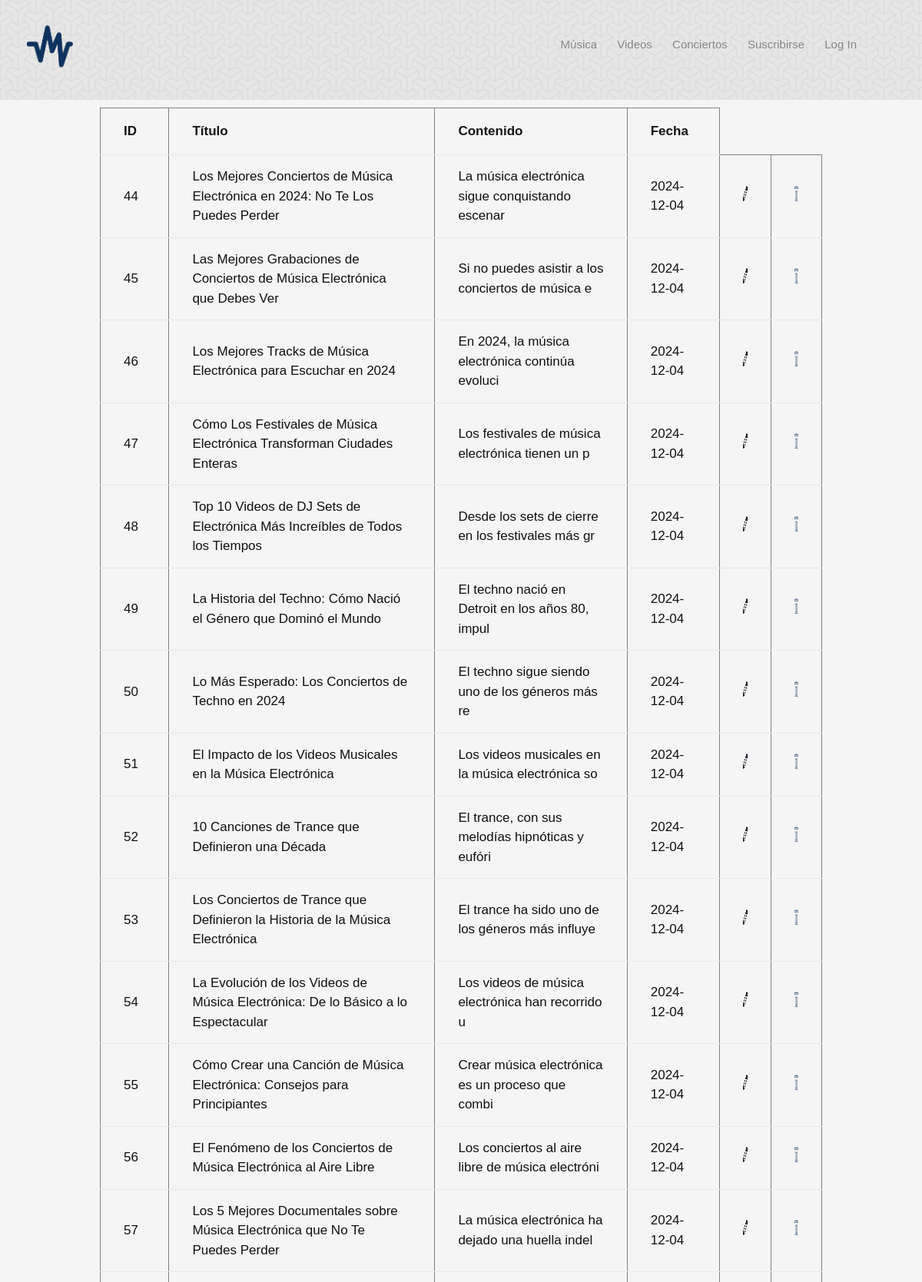
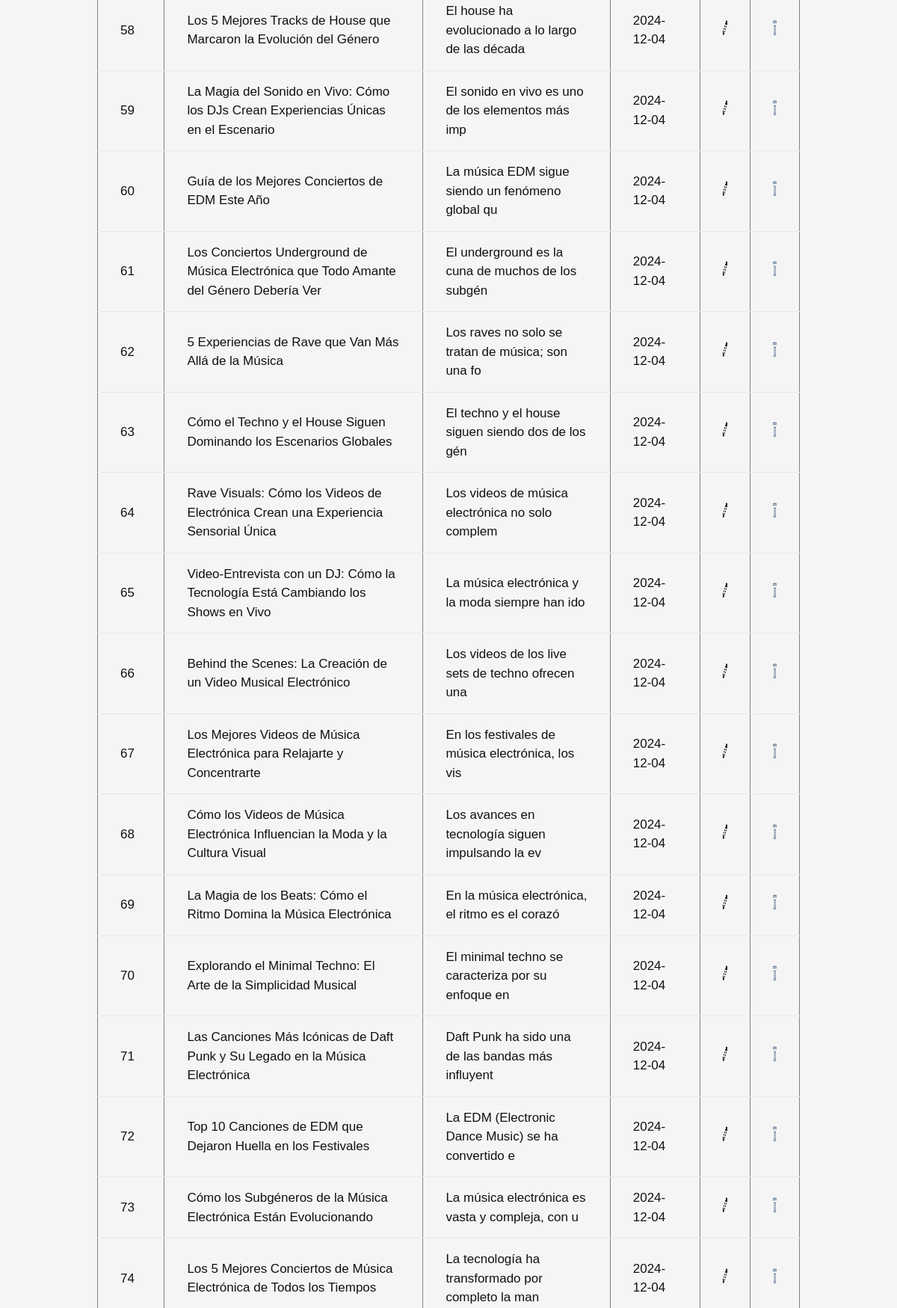
The app's page /administrar_blog.php (upper part) with its own data (2 pictures, top to bottom).
### tables this page shows
CREATE TABLE IF NOT EXISTS `entradas` (
  `id_entrada` int NOT NULL AUTO_INCREMENT,
  `id_autor` int NOT NULL,
  `titulo_entrada` text NOT NULL,
  `contenido_entrada` text NOT NULL,
  `fecha_creacion_entrada` date NOT NULL,
  `categoria_entrada` enum('musica','video','concierto') NOT NULL,
  `video` varchar(250) DEFAULT NULL,
  `musica` varchar(250) DEFAULT NULL,
  `imagen` varchar(250) DEFAULT NULL,
  PRIMARY KEY (`id_entrada`),
  KEY `fk_autor` (`id_autor`)
);

### mostrar_contenido_administrar.php (the view, shortened to what this page needs)
<?php
include("./conexiondb.php");
$sql = "SELECT * FROM entradas";
$resultado = $conexion->query($sql);
if ($resultado->num_rows === 0) {
    echo "No hay ninguna entrada";
} else {
    echo "<div class='tabla_administrar'>";
    echo "<table border='1'>";
    echo "<tr>";
    echo "<th>ID</th>";
    echo "<th>Título</th>";
    echo "<th>Contenido</th>";
    echo "<th>Fecha</th>";
    echo "</tr>";
    while ($fila = $resultado->fetch_assoc()) {
        echo "<tr>";
        echo "<td>" . $fila['id_entrada'] . "</td>";
        echo "<td>" . $fila['titulo_entrada'] . "</td>";
        echo "<td>" . substr($fila['contenido_entrada'], 0, 50) . "</td>";
        echo "<td>" . $fila['fecha_creacion_entrada'] . "</td>";
        echo "<td><a href='editar_entrada.php?id=" . $fila['id_entrada'] . "'><img src='./images/editar.png' alt='Editar' style='width: 20px; height: 20px;'></a></td>";
        echo "<td><a href='eliminar_entrada.php?id=" . $fila['id_entrada'] . "'><img src='./images/eliminar.png' alt='Eliminar' style='width: 20px; height: 20px;'></a></td>";
        echo "</tr>";
    }
    echo "</table>";
    echo "</div>";
}
?>

### css/base.css (style rules this page uses)
html { font-family: sans-serif; -ms-text-size-adjust: 100%; -webkit-text-size-adjust: 100%; }
body { margin: 0; }
a { background: transparent; }
img { border: 0; }
table { border-collapse: collapse; border-spacing: 0; }
td, th { padding: 0; }
html { font-size: 62.5%; box-sizing: border-box; }
*, *::before, *::after { box-sizing: inherit; }
body { font-weight: normal; line-height: 1; text-rendering: optimizeLegibility; word-wrap: break-word; -webkit-overflow-scrolling: touch; -webkit-text-size-adjust: none; }
body, input, button { -moz-osx-font-smoothing: grayscale; -webkit-font-smoothing: antialiased; }
img, video { max-width: 100%; height: auto; }
div, dl, dt, dd, ul, ol, li, h1, h2, h3, h4, h5, h6, pre, form, p, blockquote, th, td { margin: 0; padding: 0; }
a { text-decoration: none; line-height: inherit; }
a img { border: none; }

### css/main.css (style rules this page uses)
html { font-size: 10px; }
html, body { height: 100%; }
body { background: #f5f5f5; font-family: "roboto-regular", sans-serif; font-size: 1.7rem; line-height: 3rem; color: #111111; }
a, a:visited { color: #1237B1; border-bottom: 1px solid transparent; -moz-transition: all 0.4s ease-in-out; -o-transition: all 0.4s ease-in-out; -webkit-transition: all 0.4s ease-in-out; -ms-transition: all 0.4s ease-in-out; transition: all 0.4s ease-in-out; }
input, textarea, select, pre, blockquote, figure, table, p, ul, ol, dl, form, .fluid-video-wrapper, .ss-custom-select { margin-bottom: 3rem; }
table { border-width: 0; width: 100%; max-width: 100%; font-family: "roboto-regular", sans-serif; }
th, td { padding: 1.5rem 3rem; text-align: left; border-bottom: 1px solid #E8E8E8; }
th { color: #151515; font-family: "montserrat-bold", sans-serif; }
td { line-height: 1.5; }
th:first-child, td:first-child { padding-left: 10; }
th:last-child, td:last-child { padding-right: 10; }
.tabla_administrar { width: 80%; padding: 10px; margin: 0 auto; }

### records on screen
entradas: id_entrada "44", titulo_entrada "Los Mejores Conciertos de Música Electrónica en 2024: No Te Los Puedes Perder", contenido_entrada "La música electrónica sigue conquistando escenar", fecha_creacion_entrada "2024-12-04"
entradas: id_entrada "45", titulo_entrada "Las Mejores Grabaciones de Conciertos de Música Electrónica que Debes Ver", contenido_entrada "Si no puedes asistir a los conciertos de música e", fecha_creacion_entrada "2024-12-04"
entradas: id_entrada "46", titulo_entrada "Los Mejores Tracks de Música Electrónica para Escuchar en 2024", contenido_entrada "En 2024, la música electrónica continúa evoluci", fecha_creacion_entrada "2024-12-04"
entradas: id_entrada "47", titulo_entrada "Cómo Los Festivales de Música Electrónica Transforman Ciudades Enteras", contenido_entrada "Los festivales de música electrónica tienen un p", fecha_creacion_entrada "2024-12-04"
entradas: id_entrada "48", titulo_entrada "Top 10 Videos de DJ Sets de Electrónica Más Increíbles de Todos los Tiempos", contenido_entrada "Desde los sets de cierre en los festivales más gr", fecha_creacion_entrada "2024-12-04"
entradas: id_entrada "49", titulo_entrada "La Historia del Techno: Cómo Nació el Género que Dominó el Mundo", contenido_entrada "El techno nació en Detroit en los años 80, impul", fecha_creacion_entrada "2024-12-04"
entradas: id_entrada "50", titulo_entrada "Lo Más Esperado: Los Conciertos de Techno en 2024", contenido_entrada "El techno sigue siendo uno de los géneros más re", fecha_creacion_entrada "2024-12-04"
entradas: id_entrada "51", titulo_entrada "El Impacto de los Videos Musicales en la Música Electrónica", contenido_entrada "Los videos musicales en la música electrónica so", fecha_creacion_entrada "2024-12-04"
entradas: id_entrada "52", titulo_entrada "10 Canciones de Trance que Definieron una Década", contenido_entrada "El trance, con sus melodías hipnóticas y eufóri", fecha_creacion_entrada "2024-12-04"
entradas: id_entrada "53", titulo_entrada "Los Conciertos de Trance que Definieron la Historia de la Música Electrónica", contenido_entrada "El trance ha sido uno de los géneros más influye", fecha_creacion_entrada "2024-12-04"
entradas: id_entrada "54", titulo_entrada "La Evolución de los Videos de Música Electrónica: De lo Básico a lo Espectacular", contenido_entrada "Los videos de música electrónica han recorrido u", fecha_creacion_entrada "2024-12-04"
entradas: id_entrada "55", titulo_entrada "Cómo Crear una Canción de Música Electrónica: Consejos para Principiantes", contenido_entrada "Crear música electrónica es un proceso que combi", fecha_creacion_entrada "2024-12-04"
entradas: id_entrada "56", titulo_entrada "El Fenómeno de los Conciertos de Música Electrónica al Aire Libre", contenido_entrada "Los conciertos al aire libre de música electróni", fecha_creacion_entrada "2024-12-04"
entradas: id_entrada "57", titulo_entrada "Los 5 Mejores Documentales sobre Música Electrónica que No Te Puedes Perder", contenido_entrada "La música electrónica ha dejado una huella indel", fecha_creacion_entrada "2024-12-04"
entradas: id_entrada "58", titulo_entrada "Los 5 Mejores Tracks de House que Marcaron la Evolución del Género", contenido_entrada "El house ha evolucionado a lo largo de las década", fecha_creacion_entrada "2024-12-04"
entradas: id_entrada "59", titulo_entrada "La Magia del Sonido en Vivo: Cómo los DJs Crean Experiencias Únicas en el Escenario", contenido_entrada "El sonido en vivo es uno de los elementos más imp", fecha_creacion_entrada "2024-12-04"
entradas: id_entrada "60", titulo_entrada "Guía de los Mejores Conciertos de EDM Este Año", contenido_entrada "La música EDM sigue siendo un fenómeno global qu", fecha_creacion_entrada "2024-12-04"
entradas: id_entrada "61", titulo_entrada "Los Conciertos Underground de Música Electrónica que Todo Amante del Género Debería Ver", contenido_entrada "El underground es la cuna de muchos de los subgén", fecha_creacion_entrada "2024-12-04"
entradas: id_entrada "62", titulo_entrada "5 Experiencias de Rave que Van Más Allá de la Música", contenido_entrada "Los raves no solo se tratan de música; son una fo", fecha_creacion_entrada "2024-12-04"
entradas: id_entrada "63", titulo_entrada "Cómo el Techno y el House Siguen Dominando los Escenarios Globales", contenido_entrada "El techno y el house siguen siendo dos de los gén", fecha_creacion_entrada "2024-12-04"
entradas: id_entrada "64", titulo_entrada "Rave Visuals: Cómo los Videos de Electrónica Crean una Experiencia Sensorial Única", contenido_entrada "Los videos de música electrónica no solo complem", fecha_creacion_entrada "2024-12-04"
entradas: id_entrada "65", titulo_entrada "Video-Entrevista con un DJ: Cómo la Tecnología Está Cambiando los Shows en Vivo", contenido_entrada "La música electrónica y la moda siempre han ido", fecha_creacion_entrada "2024-12-04"
entradas: id_entrada "66", titulo_entrada "Behind the Scenes: La Creación de un Video Musical Electrónico", contenido_entrada "Los videos de los live sets de techno ofrecen una", fecha_creacion_entrada "2024-12-04"
entradas: id_entrada "67", titulo_entrada "Los Mejores Videos de Música Electrónica para Relajarte y Concentrarte", contenido_entrada "En los festivales de música electrónica, los vis", fecha_creacion_entrada "2024-12-04"
entradas: id_entrada "68", titulo_entrada "Cómo los Videos de Música Electrónica Influencian la Moda y la Cultura Visual", contenido_entrada "Los avances en tecnología siguen impulsando la ev", fecha_creacion_entrada "2024-12-04"
entradas: id_entrada "69", titulo_entrada "La Magia de los Beats: Cómo el Ritmo Domina la Música Electrónica", contenido_entrada "En la música electrónica, el ritmo es el corazó", fecha_creacion_entrada "2024-12-04"
entradas: id_entrada "70", titulo_entrada "Explorando el Minimal Techno: El Arte de la Simplicidad Musical", contenido_entrada "El minimal techno se caracteriza por su enfoque en", fecha_creacion_entrada "2024-12-04"
entradas: id_entrada "71", titulo_entrada "Las Canciones Más Icónicas de Daft Punk y Su Legado en la Música Electrónica", contenido_entrada "Daft Punk ha sido una de las bandas más influyent", fecha_creacion_entrada "2024-12-04"
entradas: id_entrada "72", titulo_entrada "Top 10 Canciones de EDM que Dejaron Huella en los Festivales", contenido_entrada "La EDM (Electronic Dance Music) se ha convertido e", fecha_creacion_entrada "2024-12-04"
entradas: id_entrada "73", titulo_entrada "Cómo los Subgéneros de la Música Electrónica Están Evolucionando", contenido_entrada "La música electrónica es vasta y compleja, con u", fecha_creacion_entrada "2024-12-04"
entradas: id_entrada "74", titulo_entrada "Los 5 Mejores Conciertos de Música Electrónica de Todos los Tiempos", contenido_entrada "La tecnología ha transformado por completo la man", fecha_creacion_entrada "2024-12-04"
